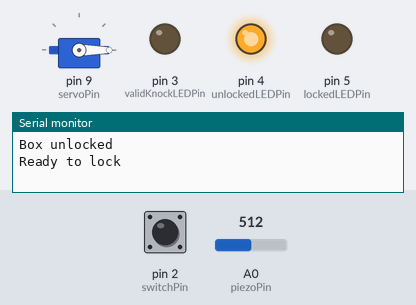
This sketch was run on a simulated Arduino Uno, built with avr-gcc and run on an emulated ATmega328P. Parts: servo, output pins drawn as LEDs (lit = HIGH), the last lines printed to the serial monitor. Dashed ring = blinking. The test bench sets the inputs (shaded band); at power-on: pin 2 (switchPin) LOW, A0 (piezoPin) = 512.

Above: at 1.7 s.
1.8 s: pin 2 (switchPin) pulled HIGH for 3.2 s
At 2.2 s:
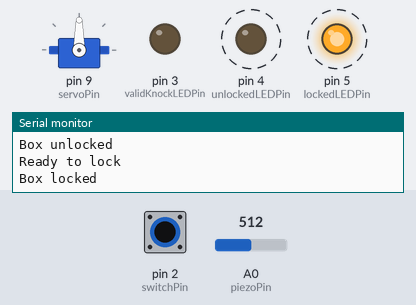
Timing chart, 0 to 6.0 s (numbered marks = the images above; inputs shaded):
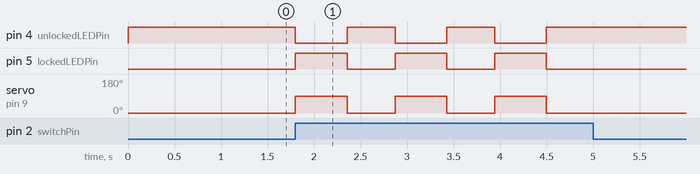

Measured:
- after the input at 1.8 s, pin 4 (unlockedLEDPin): alternates HIGH for 0.51 s and LOW for 0.56 s, 6 changes in all, then stays HIGH, starting at once; pin 5 (lockedLEDPin): alternates HIGH for 0.56 s and LOW for 0.51 s, 6 changes in all, then stays LOW, starting at once

The sketch:

knock_lock.ino
```cpp
#include <Servo.h>

Servo myServo;

const int piezoPin = A0;
const int servoPin = 9;
const int lockedLEDPin = 5;
const int unlockedLEDPin = 4;
const int validKnockLEDPin = 3;
const int switchPin = 2;
const int loudKnockThreshold = 1000;
const int softKnockThreshold = 100;
const int whiteNoiseThreshold = 25;
const int numberOfKnocksThreshold = 3;
boolean isUnlocked = true;
int knockVal = 0;
int switchVal = 0;
int numberOfKnocks = 0;

void setup(){
  myServo.attach(9);
  Serial.begin(9600);
  pinMode(piezoPin, INPUT);
  pinMode(servoPin, OUTPUT);
  pinMode(lockedLEDPin, OUTPUT);
  pinMode(unlockedLEDPin, OUTPUT);
  pinMode(validKnockLEDPin, OUTPUT);
  pinMode(switchPin, INPUT);
  digitalWrite(servoPin, LOW);
  myServo.attach(9);
  unlockBox();
}

void lockBox(){
  digitalWrite(lockedLEDPin, HIGH);
  digitalWrite(validKnockLEDPin, LOW);
  digitalWrite(unlockedLEDPin, LOW);
  myServo.write(90);
  isUnlocked = false;
  Serial.println("Box locked");
  delay(500);
  Serial.println("Ready for password");
}

void unlockBox(){
  digitalWrite(lockedLEDPin, LOW);
  digitalWrite(validKnockLEDPin, LOW);
  digitalWrite(unlockedLEDPin, HIGH);
  myServo.write(0);
  numberOfKnocks = 0;
  isUnlocked = true;
  Serial.println("Box unlocked");
  delay(500);
  Serial.println("Ready to lock");
}

void checkIfValidKnock(){

  if(knockVal >= softKnockThreshold && knockVal <= loudKnockThreshold){
    numberOfKnocks++;
    Serial.print("Valid knock: ");
    Serial.println(knockVal);
  }
  else{
    Serial.print("NOT Valid knock: ");
    Serial.println(knockVal);
  }
  Serial.print(numberOfKnocksThreshold-numberOfKnocks);
  Serial.println(" knocks left");
}

boolean canUnlock(){
  boolean unlock = false;
  if(numberOfKnocks >= numberOfKnocksThreshold && !isUnlocked){
    unlock = true;
  }
  return unlock;
}

void loop(){
  if(isUnlocked){
    switchVal = digitalRead(switchPin);
    if(switchVal == HIGH){
      lockBox();
    }
  }
  else{
    knockVal = analogRead(piezoPin);
    if(numberOfKnocks < numberOfKnocksThreshold && knockVal > whiteNoiseThreshold){
      checkIfValidKnock();
    }
    if(canUnlock()){
      unlockBox();
    }
  }
}
```
